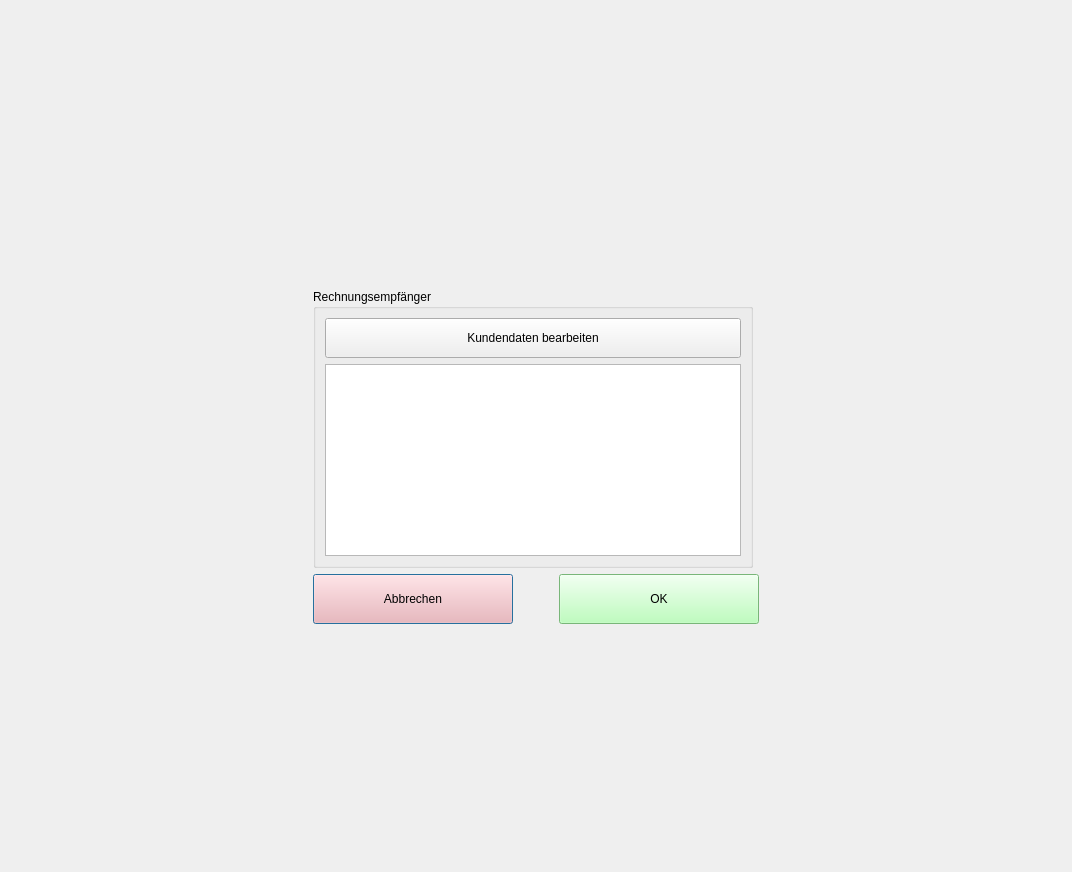
<?xml version="1.0" encoding="UTF-8"?>
<ui version="4.0">
 <class>Dialog_Rechnung</class>
 <widget class="QDialog" name="Dialog_Rechnung">
  <property name="geometry">
   <rect>
    <x>0</x>
    <y>0</y>
    <width>1072</width>
    <height>872</height>
   </rect>
  </property>
  <property name="windowTitle">
   <string>Rechnung ausstellen</string>
  </property>
  <property name="modal">
   <bool>true</bool>
  </property>
  <layout class="QGridLayout" name="gridLayout">
   <item row="4" column="1" colspan="2">
    <layout class="QHBoxLayout" name="layout_ok">
     <item>
      <widget class="QPushButton" name="button_abbrechen">
       <property name="minimumSize">
        <size>
         <width>200</width>
         <height>50</height>
        </size>
       </property>
       <property name="styleSheet">
        <string notr="true">border-color: red; background-color: #faa;</string>
       </property>
       <property name="text">
        <string>Abbrechen</string>
       </property>
      </widget>
     </item>
     <item>
      <spacer name="horizontalSpacer_4">
       <property name="orientation">
        <enum>Qt::Horizontal</enum>
       </property>
       <property name="sizeHint" stdset="0">
        <size>
         <width>40</width>
         <height>20</height>
        </size>
       </property>
      </spacer>
     </item>
     <item>
      <widget class="QPushButton" name="button_ok">
       <property name="minimumSize">
        <size>
         <width>200</width>
         <height>50</height>
        </size>
       </property>
       <property name="styleSheet">
        <string notr="true">border-color: green; background-color: #afa;</string>
       </property>
       <property name="text">
        <string>OK</string>
       </property>
      </widget>
     </item>
    </layout>
   </item>
   <item row="0" column="1">
    <spacer name="verticalSpacer">
     <property name="orientation">
      <enum>Qt::Vertical</enum>
     </property>
     <property name="sizeHint" stdset="0">
      <size>
       <width>20</width>
       <height>40</height>
      </size>
     </property>
    </spacer>
   </item>
   <item row="5" column="1">
    <spacer name="verticalSpacer_2">
     <property name="orientation">
      <enum>Qt::Vertical</enum>
     </property>
     <property name="sizeHint" stdset="0">
      <size>
       <width>20</width>
       <height>40</height>
      </size>
     </property>
    </spacer>
   </item>
   <item row="1" column="3">
    <spacer name="horizontalSpacer_2">
     <property name="orientation">
      <enum>Qt::Horizontal</enum>
     </property>
     <property name="sizeHint" stdset="0">
      <size>
       <width>40</width>
       <height>20</height>
      </size>
     </property>
    </spacer>
   </item>
   <item row="2" column="0">
    <spacer name="horizontalSpacer">
     <property name="orientation">
      <enum>Qt::Horizontal</enum>
     </property>
     <property name="sizeHint" stdset="0">
      <size>
       <width>40</width>
       <height>20</height>
      </size>
     </property>
    </spacer>
   </item>
   <item row="3" column="1">
    <widget class="QGroupBox" name="groupBox_adresse">
     <property name="title">
      <string>Rechnungsempfänger</string>
     </property>
     <property name="checked">
      <bool>false</bool>
     </property>
     <layout class="QVBoxLayout" name="verticalLayout_2">
      <item>
       <widget class="QPushButton" name="button_kundendaten">
        <property name="minimumSize">
         <size>
          <width>0</width>
          <height>40</height>
         </size>
        </property>
        <property name="text">
         <string>Kundendaten bearbeiten</string>
        </property>
        <property name="icon">
         <iconset>
          <normaloff>../icons/pencil.png</normaloff>../icons/pencil.png</iconset>
        </property>
       </widget>
      </item>
      <item>
       <widget class="QTextEdit" name="textEdit_adresse">
        <property name="tabChangesFocus">
         <bool>true</bool>
        </property>
        <property name="acceptRichText">
         <bool>false</bool>
        </property>
       </widget>
      </item>
     </layout>
    </widget>
   </item>
  </layout>
 </widget>
 <resources/>
 <connections>
  <connection>
   <sender>groupBox_adresse</sender>
   <signal>toggled(bool)</signal>
   <receiver>textEdit_adresse</receiver>
   <slot>setEnabled(bool)</slot>
   <hints>
    <hint type="sourcelabel">
     <x>108</x>
     <y>366</y>
    </hint>
    <hint type="destinationlabel">
     <x>125</x>
     <y>501</y>
    </hint>
   </hints>
  </connection>
 </connections>
</ui>
